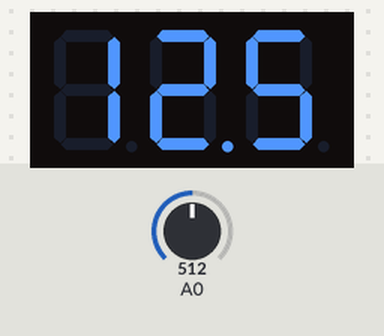
Bench run of a sketch on a simulated Arduino Uno, built with avr-gcc and run on an emulated ATmega328P. Shown: 3-digit seven-segment display. The test bench sets the inputs (shaded band); at power-on: A0 = 512.

Above: at 1.2 s.
1.3 s: A0 set to 716
At 2.1 s:
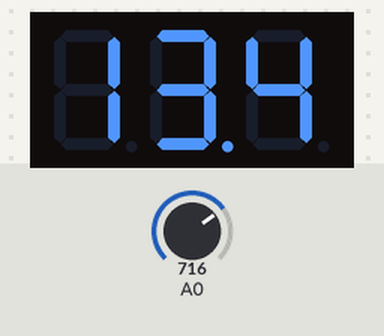
2.8 s: A0 set to 900
At 3.3 s:
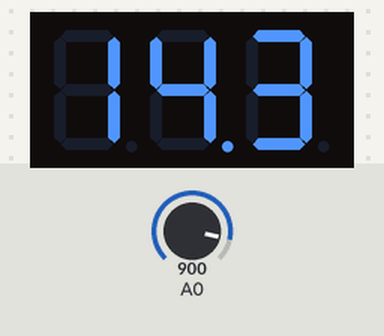
4.3 s: A0 set to 1023
At 4.6 s:
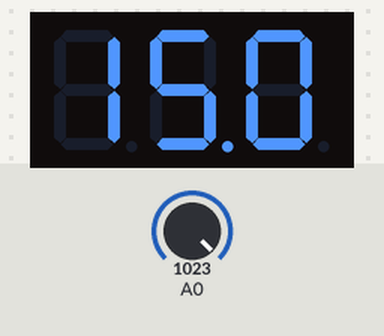
Timing chart, 0 to 7.3 s (numbered marks = the images above; inputs shaded):
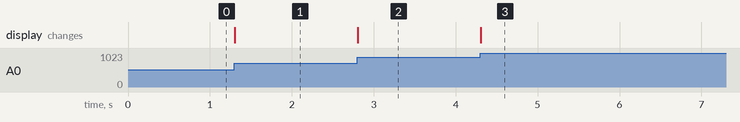

The sketch:

SevSegMul.ino
```cpp
#include <SevenSeg.h>

SevenSeg disp(6,7,8,9,10,11,12);

 const int numOfDigits =3;
 int digitPins[numOfDigits]={3,4,5};

 void setup () {
Serial.begin(9600);
 disp.setDigitPins( numOfDigits , digitPins );
 disp.setDPPin(13);
 }

 void loop () {
  float value = map(analogRead(A0),0,1023,100,150);
  disp.write(value/10);


 }
```

Measured:
- after the input at 1.3 s, the display: changes at once (image 1)
- after the input at 2.8 s, the display: changes at once (image 2)
- after the input at 4.3 s, the display: changes at once (image 3)
